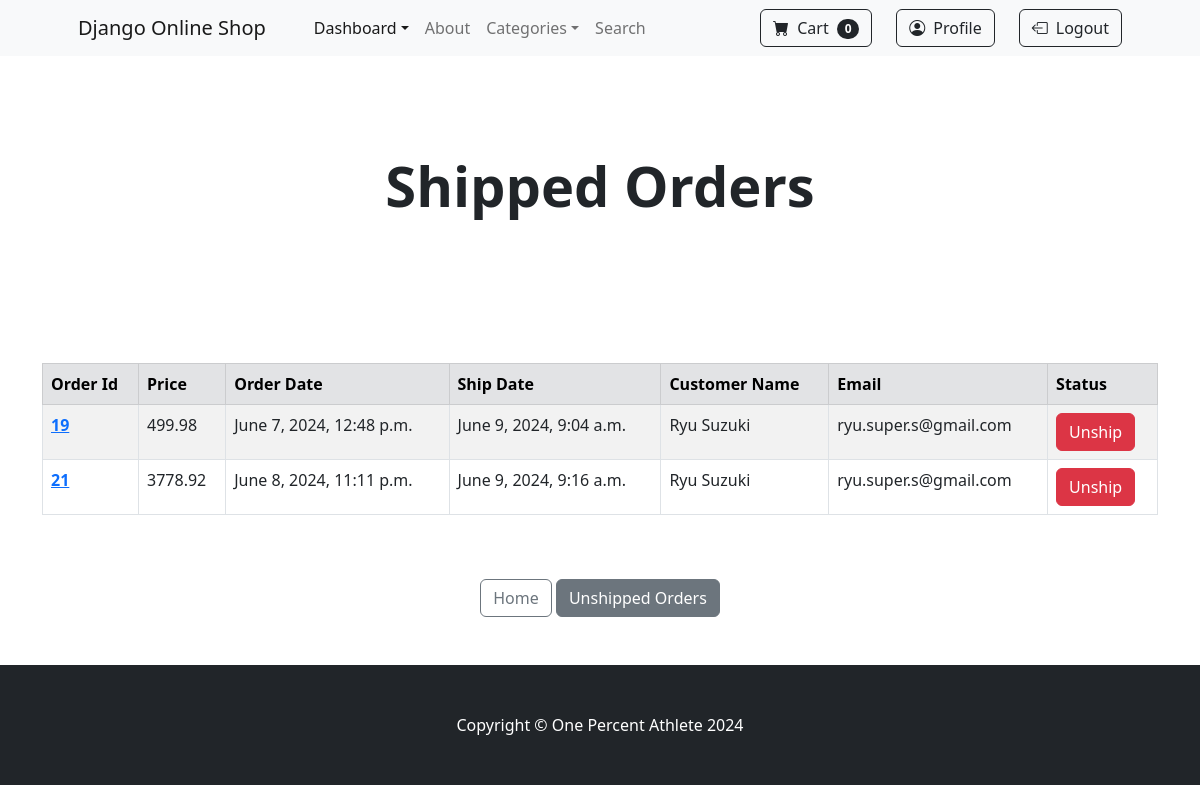
Page /payment/shipped_items (signed in) on the committed database.
### payment/models.py (models this page shows, shortened)
class Order(models.Model):
    user = models.ForeignKey(User, on_delete=models.CASCADE, blank=True, null=True)
    full_name = models.CharField(max_length=250)
    email = models.EmailField(max_length=250)
    shipping_address = models.TextField(max_length=15000)
    amount_paid = models.DecimalField(max_digits=10, decimal_places=2)
    date_ordered = models.DateTimeField(auto_now_add=True)
    shipped = models.BooleanField(default=False)
    date_shipped = models.DateTimeField(blank=True, null=True)

### payment/views.py (the view, shortened to what this page needs)
# urls.py: path('shipped_items', views.shipped_items, name="shipped_items"),
def shipped_items(request):
    if request.user.is_authenticated and request.user.is_superuser:
        orders = Order.objects.filter(shipped=True)
        return render(request, "payment/shipped_items.html", {"orders":orders})
    else:
        messages.success(request, "Access Denied...")
        return redirect("home")

### cart/cart.py (called while the page is built)
    def __len__(self):
        return len(self.cart)

### cart/context_processors.py (called while the page is built)
def cart(request):
    return {"cart": Cart(request)}

### payment/templates/payment/shipped_items.html (shortened to what this page needs)
{% extends 'base.html' %}
{% block content %}
<header class="py-5">
    <div class="container px-4 px-lg-5 my-5">
        <div class="text-center text-dark">
            <h1 class="display-4 fw-bolder">Shipped Orders</h1>
        </div>
    </div>
</header>
<br><br>
<div class="container">
    <table class="table table-striped table-hover table-bordered">
        <thead class="table table-secondary">
          <tr>
            <th scope="col">Order Id</th>
            <th scope="col">Price</th>
            <th scope="col">Order Date</th>
            <th scope="col">Ship Date</th>
            <th scope="col">Customer Name</th>
            <th scope="col">Email</th>
            <th scope="col">Status</th>
          </tr>
        </thead>
        <tbody>
            {% for order in orders %}
            <tr>
                <th scope="row">
                    <a href="{% url 'orders' order.id %}">
                        {{ order.id }}
                    </a>
                </th>
                <td>{{ order.amount_paid }}</td>
                <td>{{ order.date_ordered }}</td>
                <td>{{ order.date_shipped }}</td>
                <td>{{ order.full_name }}</td>
                <td>{{ order.email }}</td>
                <td>
                    <form method="post">
                        <button type="submit" class="btn btn-danger btn-small">Unship</button>
                    </form>
                </td>
            </tr>
            {% endfor %}
        </tbody>
      </table>
</div>
<br><br>
<center>
    <a class="btn btn-outline-secondary" href="{% url 'home' %}">Home</a>
    <a class="btn btn-secondary" href="{% url 'unshipped_items' %}">Unshipped Orders</a>
</center>
<br><br>
{% endblock %}

### rows in the picture
Order: id "19", amount_paid "499.98", date_ordered "June 7, 2024, 12:48 p.m.", date_shipped "June 9, 2024, 9:04 a.m.", full_name "Ryu Suzuki", email "ryu.super.s@gmail.com"
Order: id "21", amount_paid "3778.92", date_ordered "June 8, 2024, 11:11 p.m.", date_shipped "June 9, 2024, 9:16 a.m.", full_name "Ryu Suzuki", email "ryu.super.s@gmail.com"

### other values in the picture
{{ cart|length }} "0"
